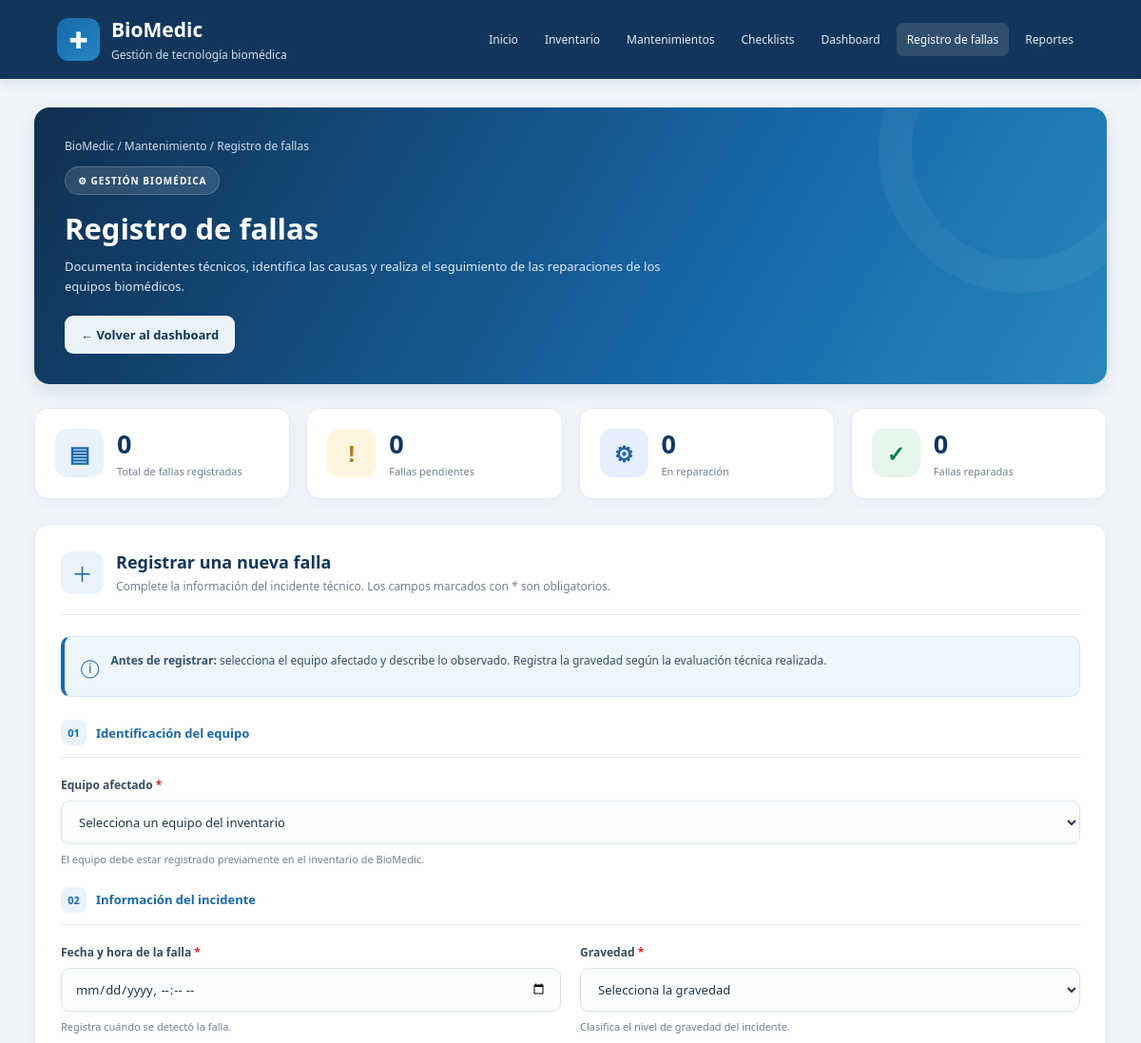
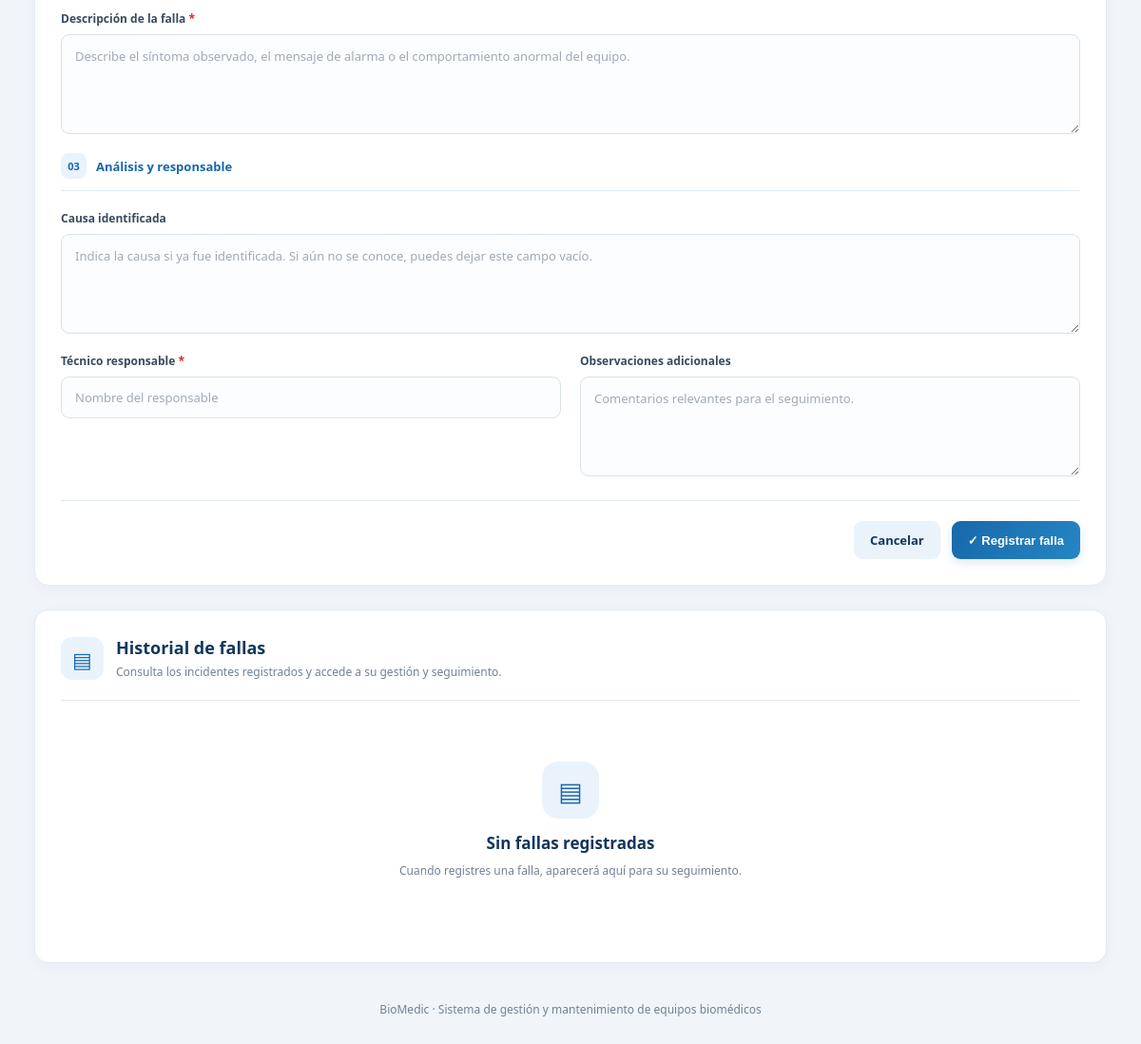
/fallas, run on an earlier commit of the app's database (2 pictures, top to bottom).
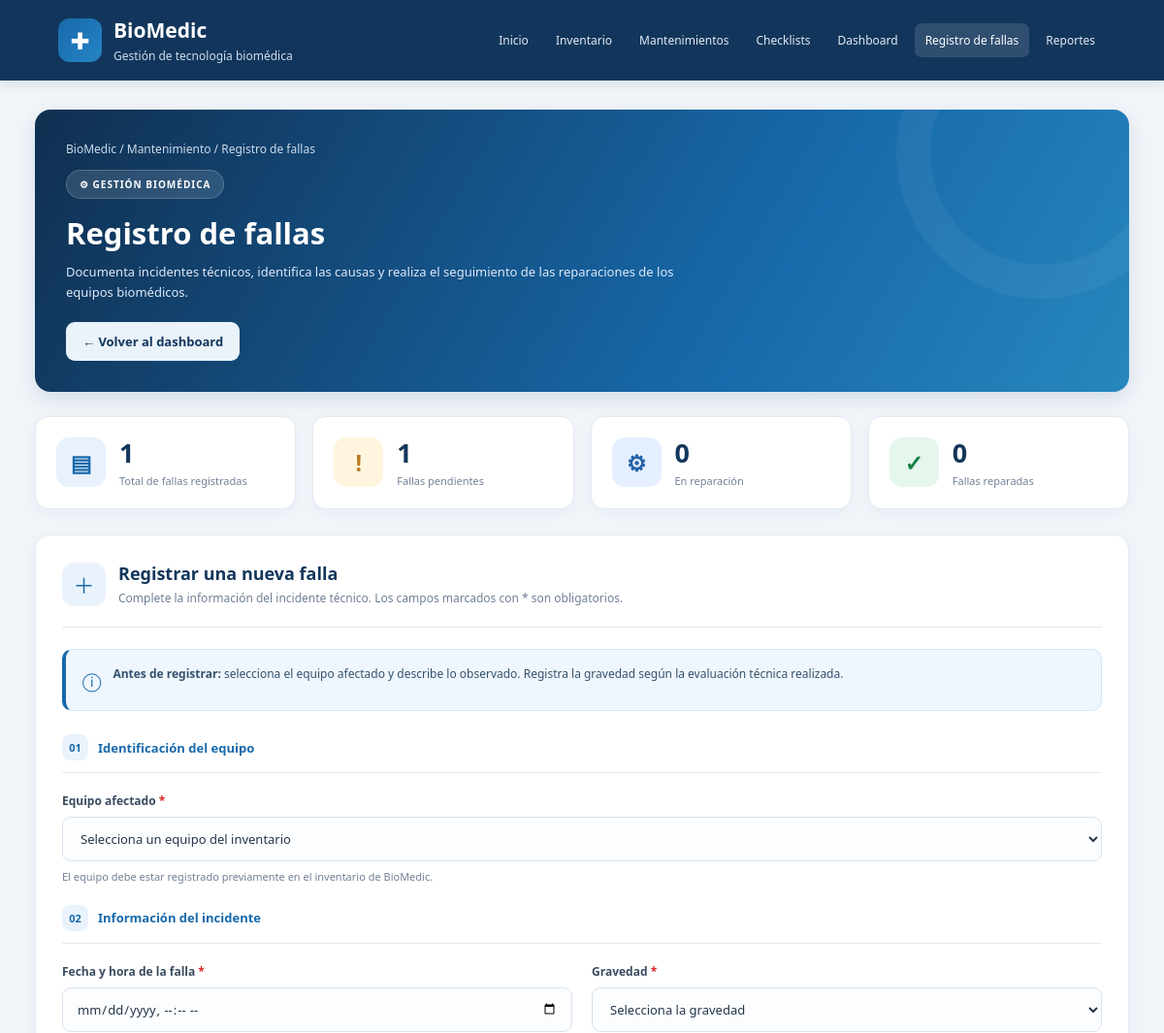
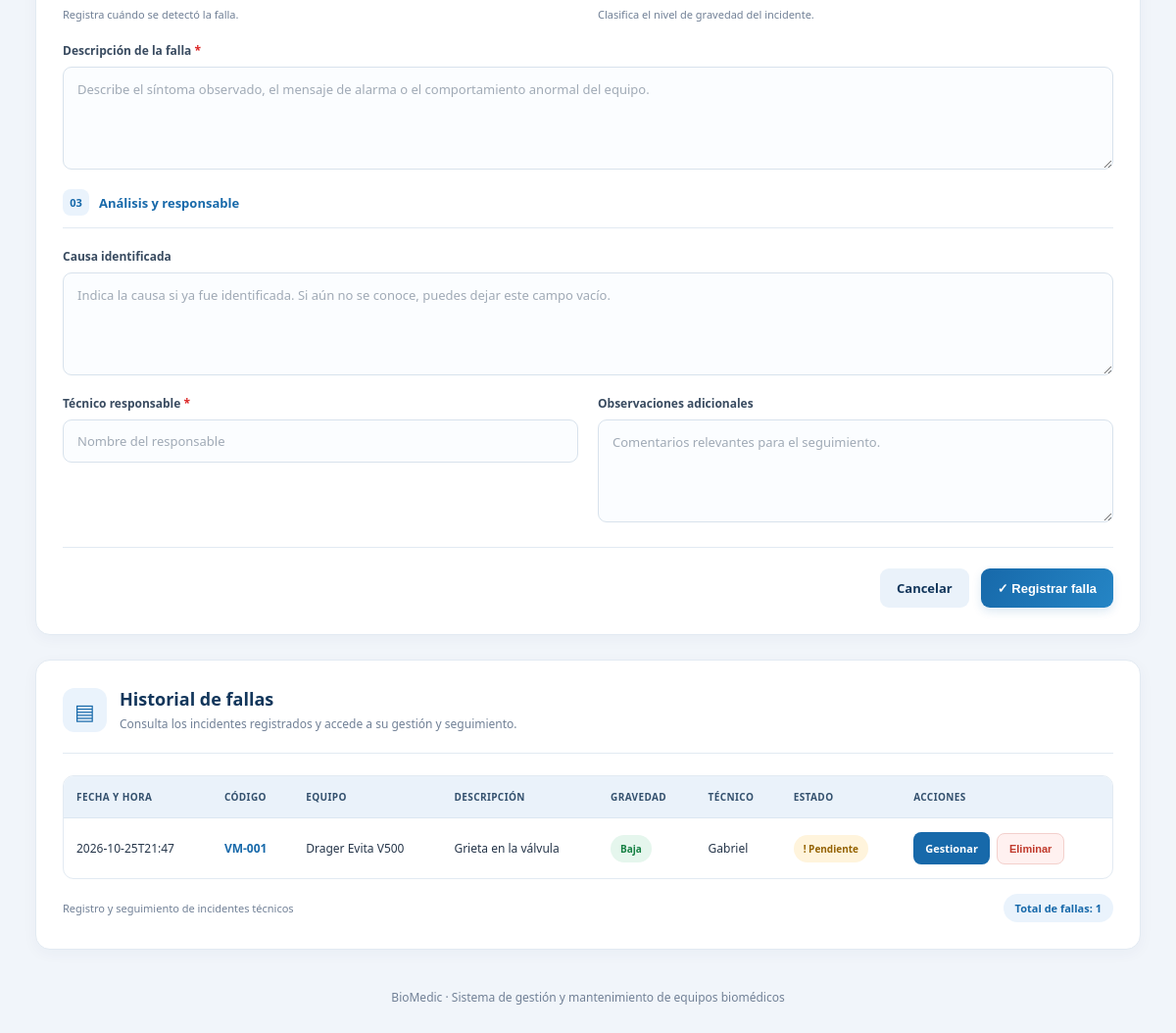
And on a later commit of the database (2 pictures, top to bottom).
### tables this page shows
CREATE TABLE fallas (
            id INTEGER PRIMARY KEY AUTOINCREMENT,
            equipo_id INTEGER NOT NULL,
            fecha_falla TEXT NOT NULL,
            descripcion TEXT NOT NULL,
            causa TEXT,
            gravedad TEXT NOT NULL,
            acciones_realizadas TEXT,
            fecha_reparacion TEXT,
            fecha_retorno_servicio TEXT,
            tiempo_fuera_servicio REAL,
            tecnico TEXT NOT NULL,
            estado TEXT NOT NULL DEFAULT 'Pendiente',
            observaciones TEXT,
            FOREIGN KEY (equipo_id)
                REFERENCES equipos(id)
        );

CREATE TABLE equipos (
            id INTEGER PRIMARY KEY AUTOINCREMENT,
            codigo TEXT NOT NULL,
            marca TEXT NOT NULL,
            modelo TEXT NOT NULL,
            serie TEXT NOT NULL,
            ubicacion TEXT NOT NULL,
            servicio TEXT NOT NULL,
            estado TEXT NOT NULL,
            fecha TEXT,
            observaciones TEXT
        );

### app.py (the view, shortened to what this page needs)
@app.route("/fallas", methods=["GET", "POST"])
def fallas():
    conexion = conectar_bd()
    equipos = conexion.execute("""
        SELECT id, codigo, marca, modelo
        FROM equipos
        ORDER BY codigo
    """).fetchall()
    registros = conexion.execute("""
        SELECT f.*, e.codigo, e.marca, e.modelo
        FROM fallas f
        JOIN equipos e ON e.id = f.equipo_id
        ORDER BY f.fecha_falla DESC, f.id DESC
    """).fetchall()
    conexion.close()
    return render_template(
        "fallas.html",
        equipos=equipos,
        fallas=registros
    )

### app.py (called while the page is built)
@app.after_request
def forzar_utf8(response):
    if response.content_type.startswith("text/html"):
        response.headers["Content-Type"] = "text/html; charset=utf-8"
    return response

def conectar_bd():
    conexion = sqlite3.connect(DATABASE)
    conexion.row_factory = sqlite3.Row
    return conexion

### templates/fallas.html (shortened to what the changed rows need)
<!DOCTYPE html>
<html lang="es">
<head>
</head>
<body>
<header class="barra-superior">
    <div class="marca">
        <div>
            <h1>BioMedic</h1>
        </div>
    </div>
</header>
<main class="contenedor">
    <div class="encabezado">
        <div class="encabezado-contenido">
            <h2>Registro de fallas</h2>
        </div>
    </div>
    {% set resumen = namespace(pendientes=0, reparacion=0, reparadas=0) %}
    {% for falla in fallas %}
        {% if falla.estado == "Pendiente" %}
            {% set resumen.pendientes = resumen.pendientes + 1 %}
        {% elif falla.estado == "En reparación" %}
            {% set resumen.reparacion = resumen.reparacion + 1 %}
        {% elif falla.estado == "Reparada" %}
            {% set resumen.reparadas = resumen.reparadas + 1 %}
        {% endif %}
    {% endfor %}
    <div class="indicadores">
        <div class="tarjeta-indicador">
            <div class="dato-indicador">
                <strong>{{ fallas|length }}</strong>
                <span>Total de fallas registradas</span>
            </div>
        </div>
        <div class="tarjeta-indicador">
            <div class="dato-indicador">
                <strong>{{ resumen.pendientes }}</strong>
                <span>Fallas pendientes</span>
            </div>
        </div>
    </div>
    <section class="panel">
        {% if fallas %}
        <div class="tabla-contenedor">
            <table>
                <thead>
                    <tr>
                        <th>Fecha y hora</th>
                        <th>Código</th>
                        <th>Equipo</th>
                        <th>Descripción</th>
                        <th>Gravedad</th>
                        <th>Técnico</th>
                        <th>Estado</th>
                        <th>Acciones</th>
                    </tr>
                </thead>
                <tbody>
                    {% for falla in fallas %}
                    <tr>
                        <td>{{ falla.fecha_falla }}</td>
                        <td>
                            <span class="codigo">{{ falla.codigo }}</span>
                        </td>
                        <td>
                            {{ falla.marca }} {{ falla.modelo }}
                        </td>
                        <td>{{ falla.descripcion }}</td>
                        <td>
                            {% if falla.gravedad == "Baja" %}
                                <span class="gravedad gravedad-baja">Baja</span>
                            {% elif falla.gravedad == "Media" %}
                                <span class="gravedad gravedad-media">Media</span>
                            {% elif falla.gravedad == "Alta" %}
                                <span class="gravedad gravedad-alta">Alta</span>
                            {% elif falla.gravedad == "Crítica" %}
                                <span class="gravedad gravedad-critica">Crítica</span>
                            {% else %}
                                <span class="gravedad">{{ falla.gravedad }}</span>
                            {% endif %}
                        </td>
                        <td>{{ falla.tecnico }}</td>
                        <td>
                            {% if falla.estado == "Reparada" %}
                                <span class="estado estado-reparada">✓ Reparada</span>
                            {% elif falla.estado == "En reparación" %}
                                <span class="estado estado-reparacion">⚙ En reparación</span>
                            {% elif falla.estado == "Pendiente" %}
                                <span class="estado estado-pendiente">! Pendiente</span>
                            {% else %}
                                <span class="estado">{{ falla.estado }}</span>
                            {% endif %}
                        </td>
                        <td class="acciones">
                            <a
                                href="{{ url_for('gestionar_falla', falla_id=falla['id']) }}"
                                class="btn-gestionar">
                                Gestionar
                            </a>
                            <form
                                method="POST"
                                action="{{ url_for('eliminar_falla', falla_id=falla['id']) }}"
                                onsubmit="return confirm('¿Seguro que deseas eliminar esta falla? Esta acción no se puede deshacer.');">
                                <button type="submit" class="btn-eliminar">
                                    Eliminar
                                </button>
                            </form>
                        </td>
                    </tr>
                    {% endfor %}
                </tbody>
            </table>
        </div>
        <div class="pie-tabla">
            <span>Registro y seguimiento de incidentes técnicos</span>
            <span class="total-registros">
                Total de fallas: {{ fallas|length }}
            </span>
        </div>
        {% else %}
        <div class="vacio">
            <div class="simbolo">▤</div>
            <h3>Sin fallas registradas</h3>
            <p>
                Cuando registres una falla, aparecerá aquí para su seguimiento.
            </p>
        </div>
        {% endif %}
    </section>
</main>
</body>
</html>

What changed in the data, as far as the page shows it:
added fallas: fecha_falla "2026-10-25T21:47", codigo "VM-001", marca "Drager", modelo "Evita V500", descripcion "Grieta en la válvula", gravedad "Baja", tecnico "Gabriel", estado "! Pendiente"
Also different on the page:
{{ fallas|length }}: "0" → "1"
{{ resumen.pendientes }}: "0" → "1"
{{ fallas|length }}: (not shown) → "1"
text no longer shown: "▤ Sin fallas registradas Cuando registres una falla, aparecerá aquí para su seguimiento."
text now shown: "FECHA Y HORA CÓDIGO EQUIPO DESCRIPCIÓN GRAVEDAD TÉCNICO ESTADO ACCIONES Registro y seguimiento de incidentes técnicos Total de fallas:"
